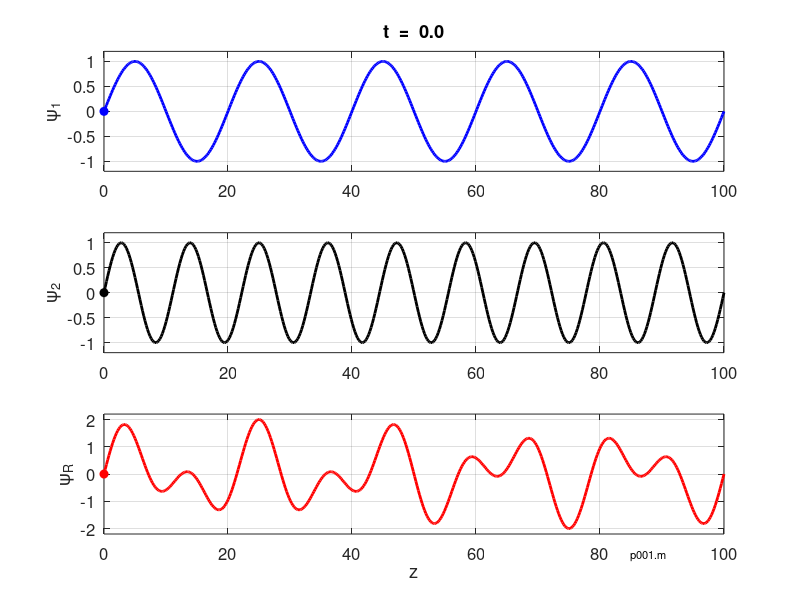

Write MATLAB code to recreate this figure. (Note: this script raises an error after producing the figure.)
% p001.m    

% PHOTONICS and WAVES  Phase and Group Velocity Animations
% Travelling sinusoidal waves in non-dispersive and dispersive media  

% Ian Cooper
% email: matlabvisualphysics@gmail.com
% 200418 / Matlab version R2020a

% DOING PHYSICS WITH MATLAB 
%    https://d-arora.github.io/Doing-Physics-With-Matlab/
% Reference page for documentation and notes
%    http://www.physics.usyd.edu.au/teach_res/mp/doc/p001.htm
% Download Location
%    http://www.physics.usyd.edu.au/teach_res/mp/mscripts/
  

clear
close all
clc

% Non dispersive medium  flagM = 1 /dispersive medium flagM =2
  flagM = 1;

% ANIMATION and GIF file ==============================================
% Show and Save animation as a gif file (0 no)  (1 yes) for flagAG
    flagAG = 1;    
% Delay in seconds before displaying the next image  
    delay = 0.20;
    frame1 = 0;

% SETUP  ==============================================================
    


% Simulation time
  tMax = 10;
  nT = 80;
  t = linspace(0,tMax,nT);

% Z axis
  nZ = 500;
  zMax = 100;
  z = linspace(0,zMax,nZ);

% Amplitude
  A1 = 1; A2 = 1;
% Wavefunction  
  y1 = zeros(nZ,nT);
  y2 = zeros(nZ,nT);
  yR = zeros(nZ,nT);  

% NON DISPERIVE MEDIUM ================================================    
if flagM == 1
% Wavelength
  wL1 = 20;
% Phase velocity
  v1 = 10; v2 = v1;
% Increase in angular velocity
  dw = 0.8;    
% Angular velocity (omega w) / frequency / period
  f1 = v1 / wL1;  T1 = 1/f1;  w1 = 2*pi*f1;
  w2 = (1+dw)*w1; f2 = w2/(2*pi); T2 = 1/f2;
% Wavenumber
  k1 = w1/v1; k2 = w2/v1; wL2 = 2*pi/k2;
% Group Velocity
  vG = (w2-w1)/(k2-k1);
  
% file name for animated gif   
   ag_name = 'ag_photonicsND.gif'; 
end


% DISPERSIVE MEDIUM ==================================================
if flagM == 2
% Frequency
  f1 = 0.5; f2 = 2;
% Phase velocity
  v1 = 10; v2 = 8;
% Angular velocity (omega w) / Wavenumber
  w1  = 2*pi*f1;   w2  = 2*pi*f2;
  k1  = (w1/v1); k2  = (w2/v2);
  wL1 = 2*pi/k1;   wL2 = 2*pi/k1;
% Group Velocity
  vG = (w2-w1)/(k2-k1);
% file name for animated gif   
  ag_name = 'ag_photonicsD.gif';   
end


% WAVE FUNCTIONS  =====================================================
  for c = 1 : nT
      y1(:,c) = A1.*sin(k1.*z - w1*t(c));
      y2(:,c) = A2.*sin(k2.*z - w2*t(c));
      yR(:,c) = y1(:,c) + y2(:,c);
  end

  
% GRAPHICS  ===========================================================
figure(1)
  set(gcf,'units','normalized');
  set(gcf,'position',[0.02 0.05 0.3 0.65]);
  set(gcf,'color','w');
  
  for c = 1 : nT
    subplot(3,1,1)
     xP = z; yP = y1(:,c);
     plot(xP,yP,'b','linewidth',2);
     hold on
     xP = v1*t(c); yP = 0;
     Hplot = plot(xP,yP,'bo');
     set(Hplot,'markerfacecolor','b')
     grid on
     ylim([-1.2 1.2])
     ylabel('\psi_1','fontsize',14)
     txt = sprintf('t  =  %2.1f',t(c));
     title(txt)
     set(gca,'fontsize',12)
     hold off
    
     subplot(3,1,2)
     xP = z; yP = y2(:,c);
     plot(xP,yP,'k','linewidth',2);
     hold on
     xP = v2*t(c); yP = 0;
     Hplot = plot(xP,yP,'ko');
     set(Hplot,'markerfacecolor','k')
     grid on
     ylim([-1.2 1.2])
     ylabel('\psi_2','fontsize',14)
     set(gca,'fontsize',12) 
     hold off
     
    subplot(3,1,3)
     xP = z; yP = yR(:,c);
     plot(xP,yP,'r','linewidth',2);
     hold on
     xP = vG*t(c); yP = 0;
     Hplot = plot(xP,yP,'ro');
     set(Hplot,'markerfacecolor','r')
     grid on
     ylim([-2.2 2.2])
     ylabel('\psi_R','fontsize',14)
     xlabel('z')
     set(gca,'fontsize',12)
     text(85,-3,'p001.m','fontsize',8)
     hold off 
     pause(0.25);
     
  % Save animation 
    if flagAG == 1
       frame1 = frame1 + 1;
         frame = getframe(1);
         im = frame2im(frame);
         [imind,cm] = rgb2ind(im,256);
         % On the first loop, create the file. In subsequent loops, append.
         if frame1 == 1
           imwrite(imind,cm,ag_name,'gif','DelayTime',delay,'loopcount',inf);
         else
          imwrite(imind,cm,ag_name,'gif','DelayTime',delay,'writemode','append');
         end
    end    
  end
